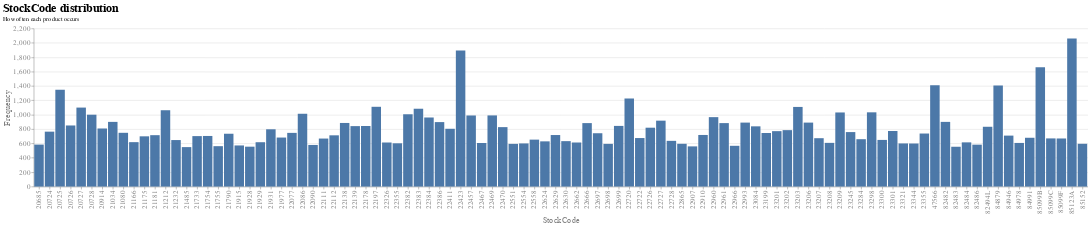

This figure's notebook cell:
### Code cell
# Häufigkeit der Werte in StockCode
df_stockcode_counts = df['StockCode'].value_counts().reset_index()
df_stockcode_counts.columns = ['StockCode', 'Frequency']
df_stockcode_counts_sorted = df_stockcode_counts.sort_values(by='Frequency', ascending=False)

df_stockcode_counts_sorted_short = df_stockcode_counts_sorted.head(100)

# Barplot erstellen
chart = alt.Chart(df_stockcode_counts_sorted_short).mark_bar().encode(
x='StockCode',
y='Frequency'
).configure_view(
    strokeWidth=0
).configure_title(
    fontSize=22,
    font="Arial",
    color="black",
    anchor="start"
).configure_axis(
    labelFont="Arial",
    titleFont="Arial",
    labelFontSize=14,
    titleFontSize=16,
    titleFontWeight="normal",
    labelColor="grey",
    titleColor="grey"
).properties(
    title={"text":["StockCode distribution"], "subtitle":["How often each product occurs"]},
)

chart

### Figure 1 — Vega-Lite specification as saved in the notebook (floating-point values rounded to 4 significant figures)
{"config": {"view": {"continuousWidth": 400, "continuousHeight": 300, "strokeWidth": 0}, "axis": {"labelColor": "grey", "labelFont": "Arial", "labelFontSize": 14, "titleColor": "grey", "titleFont": "Arial", "titleFontSize": 16, "titleFontWeight": "normal"}, "title": {"anchor": "start", "color": "black", "font": "Arial", "fontSize": 22}}, "data": {"name": "data-dfc0dc3f65fb55a0bf967c4b7070f5d3"}, "mark": "bar", "encoding": {"x": {"field": "StockCode", "type": "nominal"}, "y": {"field": "Frequency", "type": "quantitative"}}, "title": {"text": ["StockCode distribution"], "subtitle": ["How often each product occurs"]}, "$schema": "https://vega.github.io/schema/vega-lite/v4.17.0.json", "datasets": {"data-dfc0dc3f65fb55a0bf967c4b7070f5d3": [{"StockCode": "85123A", "Frequency": 2062}, {"StockCode": "22423", "Frequency": 1894}, {"StockCode": "85099B", "Frequency": 1659}, {"StockCode": "47566", "Frequency": 1409}, {"StockCode": "84879", "Frequency": 1405}, {"StockCode": "20725", "Frequency": 1346}, {"StockCode": "22720", "Frequency": 1224}, {"StockCode": "22197", "Frequency": 1110}, {"StockCode": "23203", "Frequency": 1108}, {"StockCode": "20727", "Frequency": 1099}, {"StockCode": "22383", "Frequency": 1083}, {"StockCode": "21212", "Frequency": 1062}, {"StockCode": "23298", "Frequency": 1033}, {"StockCode": "23209", "Frequency": 1031}, {"StockCode": "22086", "Frequency": 1013}, {"StockCode": "22382", "Frequency": 1006}, {"StockCode": "20728", "Frequency": 1000}, {"StockCode": "22469", "Frequency": 990}, {"StockCode": "22457", "Frequency": 989}, {"StockCode": "22960", "Frequency": 966}, {"StockCode": "22384", "Frequency": 961}, {"StockCode": "22727", "Frequency": 917}, {"StockCode": "82482", "Frequency": 900}, {"StockCode": "21034", "Frequency": 900}, {"StockCode": "22386", "Frequency": 897}, {"StockCode": "22993", "Frequency": 890}, {"StockCode": "23206", "Frequency": 890}, {"StockCode": "22138", "Frequency": 885}, {"StockCode": "22961", "Frequency": 883}, {"StockCode": "22666", "Frequency": 883}, {"StockCode": "20726", "Frequency": 850}, {"StockCode": "22699", "Frequency": 844}, {"StockCode": "22178", "Frequency": 843}, {"StockCode": "22139", "Frequency": 841}, {"StockCode": "23084", "Frequency": 838}, {"StockCode": "82494L", "Frequency": 832}, {"StockCode": "22470", "Frequency": 827}, {"StockCode": "22726", "Frequency": 819}, {"StockCode": "20914", "Frequency": 808}, {"StockCode": "22411", "Frequency": 804}, {"StockCode": "21931", "Frequency": 797}, {"StockCode": "23202", "Frequency": 785}, {"StockCode": "23301", "Frequency": 773}, {"StockCode": "23201", "Frequency": 771}, {"StockCode": "20724", "Frequency": 764}, {"StockCode": "23245", "Frequency": 758}, {"StockCode": "21080", "Frequency": 748}, {"StockCode": "22077", "Frequency": 747}, {"StockCode": "23199", "Frequency": 745}, {"StockCode": "22697", "Frequency": 742}, {"StockCode": "23355", "Frequency": 738}, {"StockCode": "21790", "Frequency": 735}, {"StockCode": "22910", "Frequency": 718}, {"StockCode": "22629", "Frequency": 717}, {"StockCode": "21181", "Frequency": 715}, {"StockCode": "22112", "Frequency": 713}, {"StockCode": "84946", "Frequency": 709}, {"StockCode": "21754", "Frequency": 704}, {"StockCode": "21733", "Frequency": 702}, {"StockCode": "21175", "Frequency": 699}, {"StockCode": "21977", "Frequency": 682}, {"StockCode": "84991", "Frequency": 679}, {"StockCode": "22722", "Frequency": 675}, {"StockCode": "23207", "Frequency": 673}, {"StockCode": "85099C", "Frequency": 670}, {"StockCode": "85099F", "Frequency": 669}, {"StockCode": "22111", "Frequency": 668}, {"StockCode": "23284", "Frequency": 659}, {"StockCode": "22558", "Frequency": 653}, {"StockCode": "23300", "Frequency": 649}, {"StockCode": "21232", "Frequency": 647}, {"StockCode": "22728", "Frequency": 636}, {"StockCode": "22630", "Frequency": 632}, {"StockCode": "22624", "Frequency": 629}, {"StockCode": "21166", "Frequency": 618}, {"StockCode": "21929", "Frequency": 617}, {"StockCode": "82484", "Frequency": 615}, {"StockCode": "22326", "Frequency": 613}, {"StockCode": "22662", "Frequency": 613}, {"StockCode": "23208", "Frequency": 608}, {"StockCode": "84978", "Frequency": 607}, {"StockCode": "22467", "Frequency": 606}, {"StockCode": "22355", "Frequency": 602}, {"StockCode": "23321", "Frequency": 600}, {"StockCode": "22554", "Frequency": 600}, {"StockCode": "23344", "Frequency": 599}, {"StockCode": "22865", "Frequency": 595}, {"StockCode": "85152", "Frequency": 595}, {"StockCode": "22698", "Frequency": 594}, {"StockCode": "22551", "Frequency": 594}, {"StockCode": "20685", "Frequency": 584}, {"StockCode": "82486", "Frequency": 583}, {"StockCode": "22090", "Frequency": 579}, {"StockCode": "21915", "Frequency": 572}, {"StockCode": "22966", "Frequency": 567}, {"StockCode": "21755", "Frequency": 562}, {"StockCode": "22907", "Frequency": 559}, {"StockCode": "21928", "Frequency": 555}, {"StockCode": "82483", "Frequency": 554}, {"StockCode": "21485", "Frequency": 549}]}}
